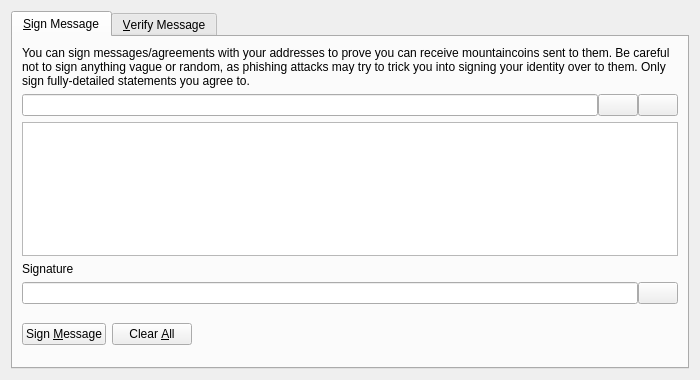
<?xml version="1.0" encoding="UTF-8"?>
<ui version="4.0">
 <class>SignVerifyMessageDialog</class>
 <widget class="QDialog" name="SignVerifyMessageDialog">
  <property name="geometry">
   <rect>
    <x>0</x>
    <y>0</y>
    <width>700</width>
    <height>380</height>
   </rect>
  </property>
  <property name="windowTitle">
   <string>Signatures - Sign / Verify a Message</string>
  </property>
  <property name="modal">
   <bool>true</bool>
  </property>
  <layout class="QVBoxLayout" name="verticalLayout">
   <item>
    <widget class="QTabWidget" name="tabWidget">
     <property name="currentIndex">
      <number>0</number>
     </property>
     <widget class="QWidget" name="tabSignMessage">
      <attribute name="title">
       <string>&amp;Sign Message</string>
      </attribute>
      <layout class="QVBoxLayout" name="verticalLayout_SM">
       <item>
        <widget class="QLabel" name="infoLabel_SM">
         <property name="text">
          <string>You can sign messages/agreements with your addresses to prove you can receive mountaincoins sent to them. Be careful not to sign anything vague or random, as phishing attacks may try to trick you into signing your identity over to them. Only sign fully-detailed statements you agree to.</string>
         </property>
         <property name="textFormat">
          <enum>Qt::PlainText</enum>
         </property>
         <property name="wordWrap">
          <bool>true</bool>
         </property>
        </widget>
       </item>
       <item>
        <layout class="QHBoxLayout" name="horizontalLayout_1_SM">
         <property name="spacing">
          <number>0</number>
         </property>
         <item>
          <widget class="QValidatedLineEdit" name="addressIn_SM">
           <property name="toolTip">
            <string>The Mountaincoin address to sign the message with</string>
           </property>
          </widget>
         </item>
         <item>
          <widget class="QPushButton" name="addressBookButton_SM">
           <property name="toolTip">
            <string>Choose previously used address</string>
           </property>
           <property name="text">
            <string/>
           </property>
           <property name="icon">
            <iconset resource="../bitcoin.qrc">
             <normaloff>:/icons/address-book</normaloff>:/icons/address-book</iconset>
           </property>
           <property name="shortcut">
            <string>Alt+A</string>
           </property>
           <property name="autoDefault">
            <bool>false</bool>
           </property>
          </widget>
         </item>
         <item>
          <widget class="QPushButton" name="pasteButton_SM">
           <property name="toolTip">
            <string>Paste address from clipboard</string>
           </property>
           <property name="text">
            <string/>
           </property>
           <property name="icon">
            <iconset resource="../bitcoin.qrc">
             <normaloff>:/icons/editpaste</normaloff>:/icons/editpaste</iconset>
           </property>
           <property name="shortcut">
            <string>Alt+P</string>
           </property>
           <property name="autoDefault">
            <bool>false</bool>
           </property>
          </widget>
         </item>
        </layout>
       </item>
       <item>
        <widget class="QPlainTextEdit" name="messageIn_SM">
         <property name="toolTip">
          <string>Enter the message you want to sign here</string>
         </property>
        </widget>
       </item>
       <item>
        <widget class="QLabel" name="signatureLabel_SM">
         <property name="text">
          <string>Signature</string>
         </property>
         <property name="textFormat">
          <enum>Qt::PlainText</enum>
         </property>
        </widget>
       </item>
       <item>
        <layout class="QHBoxLayout" name="horizontalLayout_2_SM">
         <property name="spacing">
          <number>0</number>
         </property>
         <item>
          <widget class="QLineEdit" name="signatureOut_SM">
           <property name="font">
            <font>
             <italic>true</italic>
            </font>
           </property>
           <property name="readOnly">
            <bool>true</bool>
           </property>
          </widget>
         </item>
         <item>
          <widget class="QPushButton" name="copySignatureButton_SM">
           <property name="toolTip">
            <string>Copy the current signature to the system clipboard</string>
           </property>
           <property name="text">
            <string/>
           </property>
           <property name="icon">
            <iconset resource="../bitcoin.qrc">
             <normaloff>:/icons/editcopy</normaloff>:/icons/editcopy</iconset>
           </property>
           <property name="autoDefault">
            <bool>false</bool>
           </property>
          </widget>
         </item>
        </layout>
       </item>
       <item>
        <layout class="QHBoxLayout" name="horizontalLayout_3_SM">
         <item>
          <widget class="QPushButton" name="signMessageButton_SM">
           <property name="toolTip">
            <string>Sign the message to prove you own this Mountaincoin address</string>
           </property>
           <property name="text">
            <string>Sign &amp;Message</string>
           </property>
           <property name="icon">
            <iconset resource="../bitcoin.qrc">
             <normaloff>:/icons/edit</normaloff>:/icons/edit</iconset>
           </property>
           <property name="autoDefault">
            <bool>false</bool>
           </property>
          </widget>
         </item>
         <item>
          <widget class="QPushButton" name="clearButton_SM">
           <property name="toolTip">
            <string>Reset all sign message fields</string>
           </property>
           <property name="text">
            <string>Clear &amp;All</string>
           </property>
           <property name="icon">
            <iconset resource="../bitcoin.qrc">
             <normaloff>:/icons/remove</normaloff>:/icons/remove</iconset>
           </property>
           <property name="autoDefault">
            <bool>false</bool>
           </property>
          </widget>
         </item>
         <item>
          <spacer name="horizontalSpacer_1_SM">
           <property name="orientation">
            <enum>Qt::Horizontal</enum>
           </property>
           <property name="sizeHint" stdset="0">
            <size>
             <width>40</width>
             <height>48</height>
            </size>
           </property>
          </spacer>
         </item>
         <item>
          <widget class="QLabel" name="statusLabel_SM">
           <property name="font">
            <font>
             <weight>75</weight>
             <bold>true</bold>
            </font>
           </property>
           <property name="text">
            <string/>
           </property>
           <property name="wordWrap">
            <bool>true</bool>
           </property>
          </widget>
         </item>
         <item>
          <spacer name="horizontalSpacer_2_SM">
           <property name="orientation">
            <enum>Qt::Horizontal</enum>
           </property>
           <property name="sizeHint" stdset="0">
            <size>
             <width>40</width>
             <height>48</height>
            </size>
           </property>
          </spacer>
         </item>
        </layout>
       </item>
      </layout>
     </widget>
     <widget class="QWidget" name="tabVerifyMessage">
      <attribute name="title">
       <string>&amp;Verify Message</string>
      </attribute>
      <layout class="QVBoxLayout" name="verticalLayout_VM">
       <item>
        <widget class="QLabel" name="infoLabel_VM">
         <property name="text">
          <string>Enter the receiver's address, message (ensure you copy line breaks, spaces, tabs, etc. exactly) and signature below to verify the message. Be careful not to read more into the signature than what is in the signed message itself, to avoid being tricked by a man-in-the-middle attack. Note that this only proves the signing party receives with the address, it cannot prove sendership of any transaction!</string>
         </property>
         <property name="textFormat">
          <enum>Qt::PlainText</enum>
         </property>
         <property name="alignment">
          <set>Qt::AlignLeading|Qt::AlignLeft|Qt::AlignTop</set>
         </property>
         <property name="wordWrap">
          <bool>true</bool>
         </property>
        </widget>
       </item>
       <item>
        <layout class="QHBoxLayout" name="horizontalLayout_1_VM">
         <property name="spacing">
          <number>0</number>
         </property>
         <item>
          <widget class="QValidatedLineEdit" name="addressIn_VM">
           <property name="toolTip">
            <string>The Mountaincoin address the message was signed with</string>
           </property>
          </widget>
         </item>
         <item>
          <widget class="QPushButton" name="addressBookButton_VM">
           <property name="toolTip">
            <string>Choose previously used address</string>
           </property>
           <property name="text">
            <string/>
           </property>
           <property name="icon">
            <iconset resource="../bitcoin.qrc">
             <normaloff>:/icons/address-book</normaloff>:/icons/address-book</iconset>
           </property>
           <property name="shortcut">
            <string>Alt+A</string>
           </property>
           <property name="autoDefault">
            <bool>false</bool>
           </property>
          </widget>
         </item>
        </layout>
       </item>
       <item>
        <widget class="QPlainTextEdit" name="messageIn_VM"/>
       </item>
       <item>
        <widget class="QValidatedLineEdit" name="signatureIn_VM"/>
       </item>
       <item>
        <layout class="QHBoxLayout" name="horizontalLayout_2_VM">
         <item>
          <widget class="QPushButton" name="verifyMessageButton_VM">
           <property name="toolTip">
            <string>Verify the message to ensure it was signed with the specified Mountaincoin address</string>
           </property>
           <property name="text">
            <string>Verify &amp;Message</string>
           </property>
           <property name="icon">
            <iconset resource="../bitcoin.qrc">
             <normaloff>:/icons/transaction_0</normaloff>:/icons/transaction_0</iconset>
           </property>
           <property name="autoDefault">
            <bool>false</bool>
           </property>
          </widget>
         </item>
         <item>
          <widget class="QPushButton" name="clearButton_VM">
           <property name="toolTip">
            <string>Reset all verify message fields</string>
           </property>
           <property name="text">
            <string>Clear &amp;All</string>
           </property>
           <property name="icon">
            <iconset resource="../bitcoin.qrc">
             <normaloff>:/icons/remove</normaloff>:/icons/remove</iconset>
           </property>
           <property name="autoDefault">
            <bool>false</bool>
           </property>
          </widget>
         </item>
         <item>
          <spacer name="horizontalSpacer_1_VM">
           <property name="orientation">
            <enum>Qt::Horizontal</enum>
           </property>
           <property name="sizeHint" stdset="0">
            <size>
             <width>40</width>
             <height>48</height>
            </size>
           </property>
          </spacer>
         </item>
         <item>
          <widget class="QLabel" name="statusLabel_VM">
           <property name="font">
            <font>
             <weight>75</weight>
             <bold>true</bold>
            </font>
           </property>
           <property name="text">
            <string/>
           </property>
           <property name="wordWrap">
            <bool>true</bool>
           </property>
          </widget>
         </item>
         <item>
          <spacer name="horizontalSpacer_2_VM">
           <property name="orientation">
            <enum>Qt::Horizontal</enum>
           </property>
           <property name="sizeHint" stdset="0">
            <size>
             <width>40</width>
             <height>48</height>
            </size>
           </property>
          </spacer>
         </item>
        </layout>
       </item>
      </layout>
     </widget>
    </widget>
   </item>
  </layout>
 </widget>
 <customwidgets>
  <customwidget>
   <class>QValidatedLineEdit</class>
   <extends>QLineEdit</extends>
   <header>qvalidatedlineedit.h</header>
  </customwidget>
 </customwidgets>
 <resources>
  <include location="../bitcoin.qrc"/>
 </resources>
 <connections/>
</ui>
